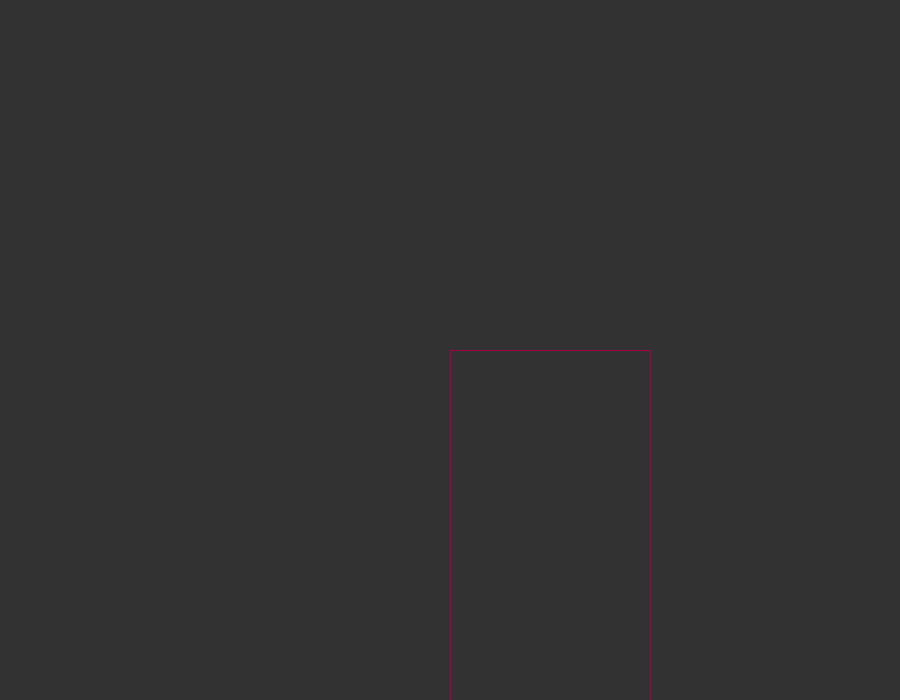
Frame 1 (no input)
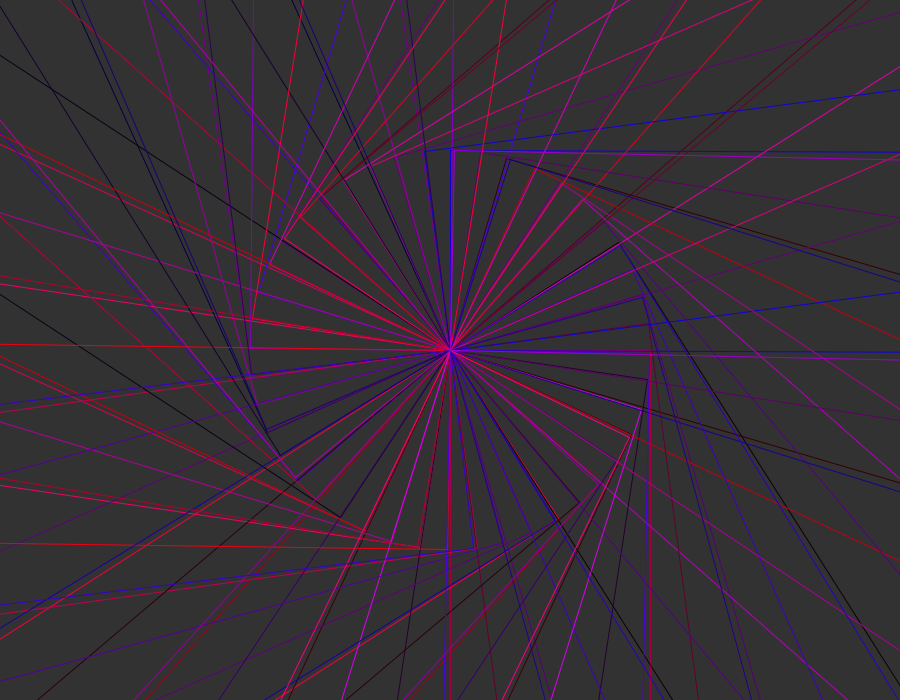
Frame 60 (the mouse pressed at the canvas centre just before this capture)
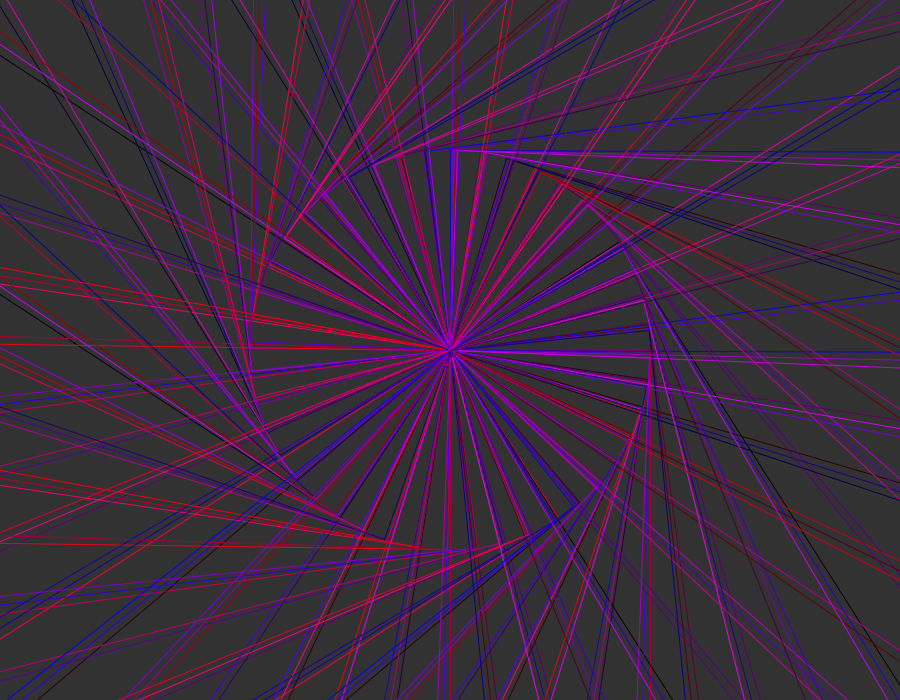
Frame 120 (the mouse held since frame 60 and released just before this capture)

The Processing sketch that drew these frames (run headless with seeded random() and noise(); from frame 60 on, the mouse is pressed at the canvas centre):

// Processing sketch: processing_186644
// ── processing_186644.pde


float x=0;
float y=0;

void setup() 
{
  size(900,700);
  background(50);
  smooth();
}
 
void draw () 
{
  noFill();
  translate(450,350);
  rotate(x);

  stroke(random(255),0,random(255));
  rect(0,0,200,800);
  x++;
  
  }
